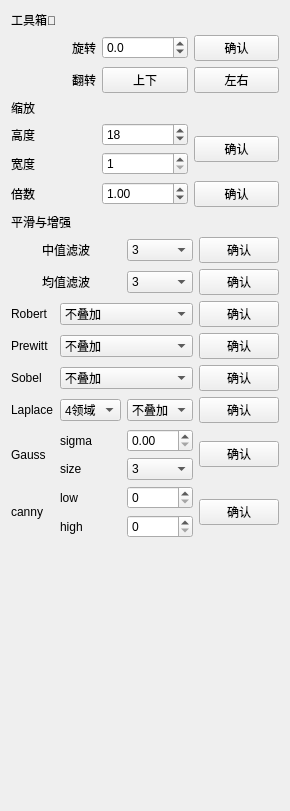
<?xml version="1.0" encoding="UTF-8"?>
<ui version="4.0">
 <class>Form</class>
 <widget class="QWidget" name="Form">
  <property name="geometry">
   <rect>
    <x>0</x>
    <y>0</y>
    <width>220</width>
    <height>811</height>
   </rect>
  </property>
  <property name="maximumSize">
   <size>
    <width>220</width>
    <height>811</height>
   </size>
  </property>
  <property name="windowTitle">
   <string>Form</string>
  </property>
  <layout class="QVBoxLayout" name="verticalLayout">
   <item>
    <widget class="QLabel" name="label">
     <property name="text">
      <string>工具箱🧰</string>
     </property>
    </widget>
   </item>
   <item>
    <layout class="QHBoxLayout" name="horizontalLayout">
     <item>
      <widget class="QLabel" name="label_2">
       <property name="text">
        <string>旋转</string>
       </property>
       <property name="alignment">
        <set>Qt::AlignRight|Qt::AlignTrailing|Qt::AlignVCenter</set>
       </property>
      </widget>
     </item>
     <item>
      <widget class="QDoubleSpinBox" name="doubleSpinBox_rotate">
       <property name="decimals">
        <number>1</number>
       </property>
       <property name="minimum">
        <double>-360.000000000000000</double>
       </property>
       <property name="maximum">
        <double>360.000000000000000</double>
       </property>
      </widget>
     </item>
     <item>
      <widget class="QPushButton" name="btn_rotate">
       <property name="text">
        <string>确认</string>
       </property>
      </widget>
     </item>
    </layout>
   </item>
   <item>
    <layout class="QHBoxLayout" name="horizontalLayout_2">
     <item>
      <widget class="QLabel" name="label_3">
       <property name="text">
        <string>翻转</string>
       </property>
       <property name="alignment">
        <set>Qt::AlignRight|Qt::AlignTrailing|Qt::AlignVCenter</set>
       </property>
      </widget>
     </item>
     <item>
      <widget class="QPushButton" name="btn_updown">
       <property name="text">
        <string>上下</string>
       </property>
      </widget>
     </item>
     <item>
      <widget class="QPushButton" name="btn_leftright">
       <property name="text">
        <string>左右</string>
       </property>
      </widget>
     </item>
    </layout>
   </item>
   <item>
    <layout class="QGridLayout" name="gridLayout">
     <item row="0" column="0" colspan="3">
      <widget class="QLabel" name="label_4">
       <property name="text">
        <string>缩放</string>
       </property>
       <property name="alignment">
        <set>Qt::AlignLeading|Qt::AlignLeft|Qt::AlignVCenter</set>
       </property>
      </widget>
     </item>
     <item row="2" column="0">
      <widget class="QLabel" name="label_6">
       <property name="text">
        <string>宽度</string>
       </property>
      </widget>
     </item>
     <item row="2" column="1">
      <widget class="QSpinBox" name="spinBox_w">
       <property name="minimum">
        <number>1</number>
       </property>
       <property name="maximum">
        <number>10000</number>
       </property>
      </widget>
     </item>
     <item row="1" column="1">
      <widget class="QSpinBox" name="spinBox_h">
       <property name="minimum">
        <number>1</number>
       </property>
       <property name="maximum">
        <number>10000</number>
       </property>
       <property name="value">
        <number>18</number>
       </property>
      </widget>
     </item>
     <item row="1" column="0">
      <widget class="QLabel" name="label_5">
       <property name="text">
        <string>高度</string>
       </property>
      </widget>
     </item>
     <item row="3" column="0">
      <widget class="QLabel" name="label_7">
       <property name="text">
        <string>倍数</string>
       </property>
      </widget>
     </item>
     <item row="3" column="1">
      <widget class="QDoubleSpinBox" name="doubleSpinBox_rate">
       <property name="singleStep">
        <double>0.100000000000000</double>
       </property>
       <property name="value">
        <double>1.000000000000000</double>
       </property>
      </widget>
     </item>
     <item row="3" column="2">
      <widget class="QPushButton" name="btn_rate">
       <property name="text">
        <string>确认</string>
       </property>
      </widget>
     </item>
     <item row="1" column="2" rowspan="2">
      <widget class="QPushButton" name="btn_hw">
       <property name="text">
        <string>确认</string>
       </property>
      </widget>
     </item>
    </layout>
   </item>
   <item>
    <layout class="QGridLayout" name="gridLayout_2">
     <item row="6" column="0">
      <widget class="QLabel" name="label_12">
       <property name="text">
        <string>Laplace</string>
       </property>
      </widget>
     </item>
     <item row="4" column="1" colspan="2">
      <widget class="QComboBox" name="comboBox_prewitt">
       <item>
        <property name="text">
         <string>不叠加</string>
        </property>
       </item>
       <item>
        <property name="text">
         <string>叠加</string>
        </property>
       </item>
      </widget>
     </item>
     <item row="0" column="0" colspan="4">
      <widget class="QLabel" name="label_8">
       <property name="text">
        <string>平滑与增强</string>
       </property>
       <property name="alignment">
        <set>Qt::AlignLeading|Qt::AlignLeft|Qt::AlignVCenter</set>
       </property>
      </widget>
     </item>
     <item row="6" column="3">
      <widget class="QPushButton" name="btn_laplace">
       <property name="text">
        <string>确认</string>
       </property>
      </widget>
     </item>
     <item row="2" column="0" colspan="2">
      <widget class="QLabel" name="label_17">
       <property name="text">
        <string>均值滤波</string>
       </property>
       <property name="alignment">
        <set>Qt::AlignCenter</set>
       </property>
      </widget>
     </item>
     <item row="3" column="3">
      <widget class="QPushButton" name="btn_robert">
       <property name="text">
        <string>确认</string>
       </property>
      </widget>
     </item>
     <item row="5" column="3">
      <widget class="QPushButton" name="btn_sobel">
       <property name="text">
        <string>确认</string>
       </property>
      </widget>
     </item>
     <item row="6" column="2">
      <widget class="QComboBox" name="comboBox_l">
       <item>
        <property name="text">
         <string>不叠加</string>
        </property>
       </item>
       <item>
        <property name="text">
         <string>叠加</string>
        </property>
       </item>
      </widget>
     </item>
     <item row="8" column="2">
      <widget class="QComboBox" name="comboBox_gauss_size">
       <item>
        <property name="text">
         <string>3</string>
        </property>
       </item>
       <item>
        <property name="text">
         <string>5</string>
        </property>
       </item>
       <item>
        <property name="text">
         <string>7</string>
        </property>
       </item>
      </widget>
     </item>
     <item row="5" column="1" colspan="2">
      <widget class="QComboBox" name="comboBox_sobel">
       <item>
        <property name="text">
         <string>不叠加</string>
        </property>
       </item>
       <item>
        <property name="text">
         <string>叠加</string>
        </property>
       </item>
      </widget>
     </item>
     <item row="5" column="0">
      <widget class="QLabel" name="label_11">
       <property name="text">
        <string>Sobel</string>
       </property>
      </widget>
     </item>
     <item row="4" column="0">
      <widget class="QLabel" name="label_9">
       <property name="text">
        <string>Prewitt</string>
       </property>
      </widget>
     </item>
     <item row="3" column="0">
      <widget class="QLabel" name="label_10">
       <property name="text">
        <string>Robert</string>
       </property>
      </widget>
     </item>
     <item row="7" column="1">
      <widget class="QLabel" name="label_15">
       <property name="text">
        <string>sigma</string>
       </property>
      </widget>
     </item>
     <item row="8" column="1">
      <widget class="QLabel" name="label_18">
       <property name="text">
        <string>size</string>
       </property>
      </widget>
     </item>
     <item row="9" column="2">
      <widget class="QSpinBox" name="spinBox"/>
     </item>
     <item row="1" column="0" colspan="2">
      <widget class="QLabel" name="label_16">
       <property name="text">
        <string>中值滤波</string>
       </property>
       <property name="alignment">
        <set>Qt::AlignCenter</set>
       </property>
      </widget>
     </item>
     <item row="7" column="2">
      <widget class="QDoubleSpinBox" name="doubleSpinBox_gauss_sigma"/>
     </item>
     <item row="2" column="2">
      <widget class="QComboBox" name="comboBox_avg">
       <item>
        <property name="text">
         <string>3</string>
        </property>
       </item>
       <item>
        <property name="text">
         <string>5</string>
        </property>
       </item>
       <item>
        <property name="text">
         <string>7</string>
        </property>
       </item>
      </widget>
     </item>
     <item row="7" column="0" rowspan="2">
      <widget class="QLabel" name="label_13">
       <property name="text">
        <string>Gauss</string>
       </property>
      </widget>
     </item>
     <item row="1" column="2">
      <widget class="QComboBox" name="comboBox_mid">
       <item>
        <property name="text">
         <string>3</string>
        </property>
       </item>
       <item>
        <property name="text">
         <string>5</string>
        </property>
       </item>
       <item>
        <property name="text">
         <string>7</string>
        </property>
       </item>
      </widget>
     </item>
     <item row="2" column="3">
      <widget class="QPushButton" name="btn_avg">
       <property name="text">
        <string>确认</string>
       </property>
      </widget>
     </item>
     <item row="1" column="3">
      <widget class="QPushButton" name="btn_mid">
       <property name="text">
        <string>确认</string>
       </property>
      </widget>
     </item>
     <item row="6" column="1">
      <widget class="QComboBox" name="comboBox_l48">
       <item>
        <property name="text">
         <string>4领域</string>
        </property>
       </item>
       <item>
        <property name="text">
         <string>8领域</string>
        </property>
       </item>
      </widget>
     </item>
     <item row="4" column="3">
      <widget class="QPushButton" name="btn_prewitt">
       <property name="text">
        <string>确认</string>
       </property>
      </widget>
     </item>
     <item row="3" column="1" colspan="2">
      <widget class="QComboBox" name="comboBox_robert">
       <item>
        <property name="text">
         <string>不叠加</string>
        </property>
       </item>
       <item>
        <property name="text">
         <string>叠加</string>
        </property>
       </item>
      </widget>
     </item>
     <item row="7" column="3" rowspan="2">
      <widget class="QPushButton" name="btn_gauss">
       <property name="text">
        <string>确认</string>
       </property>
      </widget>
     </item>
     <item row="10" column="2">
      <widget class="QSpinBox" name="spinBox_2"/>
     </item>
     <item row="9" column="0" rowspan="2">
      <widget class="QLabel" name="label_14">
       <property name="text">
        <string>canny</string>
       </property>
      </widget>
     </item>
     <item row="9" column="3" rowspan="2">
      <widget class="QPushButton" name="btn_canny">
       <property name="text">
        <string>确认</string>
       </property>
      </widget>
     </item>
     <item row="9" column="1">
      <widget class="QLabel" name="label_19">
       <property name="text">
        <string>low</string>
       </property>
      </widget>
     </item>
     <item row="10" column="1">
      <widget class="QLabel" name="label_20">
       <property name="text">
        <string>high</string>
       </property>
      </widget>
     </item>
    </layout>
   </item>
   <item>
    <spacer name="verticalSpacer">
     <property name="orientation">
      <enum>Qt::Vertical</enum>
     </property>
     <property name="sizeHint" stdset="0">
      <size>
       <width>20</width>
       <height>40</height>
      </size>
     </property>
    </spacer>
   </item>
  </layout>
 </widget>
 <resources/>
 <connections/>
</ui>
